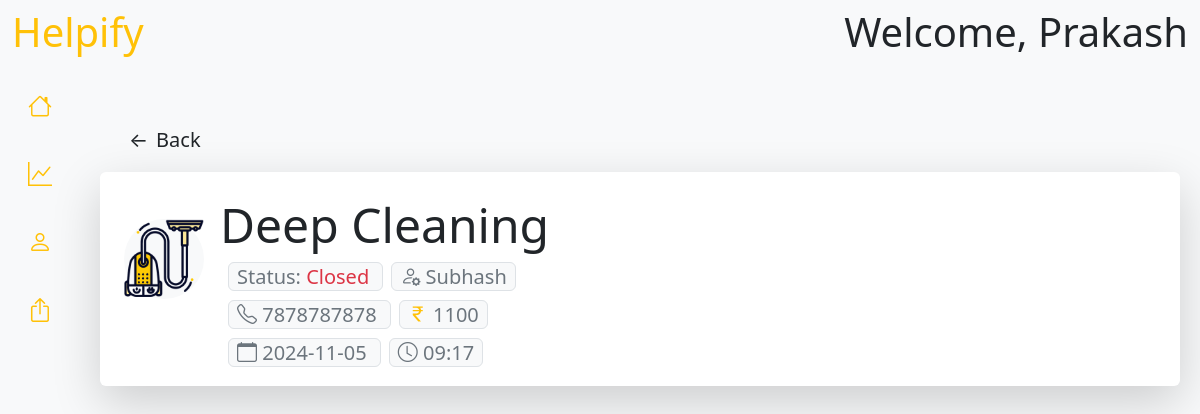
The app's page /dashboard/booking/1 (signed in) with its own data.
### backend/models.py (models this page shows, shortened)
class User(db.Model, UserMixin):
    __tablename__ = "customer"
    id = db.Column(db.Integer, primary_key=True, autoincrement=True)
    name = db.Column(db.String, unique=True)
    address = db.Column(db.String)
    city = db.Column(db.String)
    email = db.Column(db.String, unique=True)
    password = db.Column(db.String)
    phone = db.Column(db.String)
    status=db.Column(db.String)
    sent_booking = db.relationship("Booking", backref="customer")

class ServicePlan(db.Model):
    __tablename__ = "service_plan"
    id = db.Column(db.Integer, primary_key=True, autoincrement=True)
    name = db.Column(db.String, unique=True)
    price = db.Column(db.Integer)
    description = db.Column(db.String)
    planimg=db.Column(db.String)
    tags=db.Column(db.String)
    category_id = db.Column(db.Integer, db.ForeignKey("category.id"), nullable=False)
    professional_id = db.Column(db.Integer, db.ForeignKey("professional.id"), nullable=False)
    bookings = db.relationship("Booking", backref="service_plan")

class Booking(db.Model):
    __tablename__ = "booking"
    id = db.Column(db.Integer, primary_key=True, autoincrement=True)
    date = db.Column(db.String)
    time = db.Column(db.String)
    address = db.Column(db.String)
    status = db.Column(db.String)
    rating = db.Column(db.Integer)
    ratingmessage=db.Column(db.String)
    remark=db.Column(db.String)
    professional_id = db.Column(db.Integer, db.ForeignKey("professional.id"), nullable=False)
    customer_id = db.Column(db.Integer, db.ForeignKey("customer.id"), nullable=False)
    category_id = db.Column(db.Integer, db.ForeignKey("category.id"), nullable=False)
    service_plan_id = db.Column(db.Integer, db.ForeignKey("service_plan.id"), nullable=False)

class Professional(db.Model, UserMixin):
    __tablename__ = 'professional'
    id = db.Column(db.Integer, primary_key=True, autoincrement=True)
    name = db.Column(db.String, unique=True)
    address = db.Column(db.String)
    email = db.Column(db.String, unique=True)
    password = db.Column(db.String)
    experience = db.Column(db.Integer)
    phone = db.Column(db.String)
    city = db.Column(db.String)
    status = db.Column(db.String)
    resume=db.Column(db.String)
    category_id = db.Column(db.Integer, db.ForeignKey("category.id"))
    all_plans = db.relationship("ServicePlan", backref="professional", cascade="all, delete-orphan")
    assigned_booking = db.relationship("Booking", backref="professional", cascade="all, delete-orphan")

### backend/routes.py (the view)
@app.route("/dashboard/booking/<int:id>", methods=["GET", "POST"])
def booking_detail(id):
    if request.method=="GET":
        cu=current_user
        if isinstance(cu,User):
            booking = Booking.query.filter_by(id=id).first()
            return render_template("/customer/Booking-detail.html",booking=booking,cu=current_user)
        elif isinstance(cu,Professional):
            booking = Booking.query.filter_by(id=id).first()
            print(f"this is booking:{booking}")
            return render_template("/ServiceProfessional/Booking-detail.html",booking=booking,cu=current_user)

### templates/Customer/Booking-detail.html (shortened to what this page needs)
{% extends "/Customer/base.html" %}
{% block content %}
    <main class="flex-grow-1" style="margin-left: 80px; padding: 20px;">
        {% if cu.status=="Active" %}
        <div class="pt-4">
            <div class="container">
                <button class="btn btn-outline-white btn-lg d-flex align-items-center gap-2 shadow-none" onclick="history.back()">
                    <span>&larr;</span> Back
                </button>
            </div>
            <div class="card shadow-lg border-0 p-4 mt-2 mb-4">
                <div class="row">
                    <div class="col-md-8 d-flex align-items-center mb-3">
                        <div class="rounded-circle border border-0 bg-light d-flex align-items-center justify-content-center mb-4" style="width: 80px; height: 80px;">
                            <img src="{{booking.service_plan.planimg}}" class="img-fluid" style="max-width: 100%; max-height: 100%;">
                        </div>
                        <div class="ms-3" style="height: 150px;">
                            <h2 class="mb-0 display-5">{{booking.service_plan.name}}</h2>
                            <div class="mt-2">
                                <span class="fs-5 ms-2 border rounded px-2 bg-light text-nowrap text-secondary small">
                                    Status:
                                    <span class="{% if booking.status == 'Active' %}text-success{% elif booking.status == 'Cancelled' %}text-danger{% elif booking.status in ['Requested', 'Done'] %}text-warning{% elif booking.status == 'Closed' %}text-danger{% else %}text-muted{% endif %}">
                                        {{booking.status}}
                                    </span>
                                </span>
                                <span class="fs-5 border rounded px-2 ms-2 bg-light text-nowrap text-secondary small">
                                    <i class="bi bi-person-gear"></i>
                                    {{booking.professional.name}}
                                </span>
                            </div>
                            <div class="mt-2">
                                <span class="fs-5 ms-2 border rounded px-2 bg-light text-nowrap text-secondary small">
                                    <i class="bi bi-telephone"></i>
                                    {{booking.professional.phone}}
                                </span>
                                <span class="fs-5 ms-2 border rounded px-2 bg-light text-nowrap text-secondary small">
                                    <i class="bi bi-currency-rupee text-warning"></i>
                                    {{booking.service_plan.price}}
                                </span>
                            </div>
                            <div class="mt-2">
                                <span class="fs-5 ms-2 border rounded px-2 bg-light text-nowrap text-secondary small">
                                    <i class="bi bi-calendar"></i>
                                    {{booking.date}}
                                </span>
                                <span class="fs-5 ms-2 border rounded px-2 bg-light text-nowrap text-secondary small">
                                    <i class="bi bi-clock"></i>
                                    {{booking.time}}
                                </span>
                            </div>
                        </div>
                    </div>
                    <div class="col d-flex flex-column align-items-center pb-3">
                    </div>
                </div>
            </div>
        </div>
        {% elif cu.status=="Blocked" %}
        <div class="card">
            <div class="card-body">
                <p>Your accoud has been blocked by admin</p>
            </div>
        </div>
        {% endif %}
    </main>
{% endblock %}

### templates/Customer/base.html (shortened to what this page needs)
<!DOCTYPE html>
<html lang="en">
<head>
    <link href="https://cdn.jsdelivr.net/npm/bootstrap@5.3.3/dist/css/bootstrap.min.css" rel="stylesheet">
    <link href="https://cdn.jsdelivr.net/npm/bootstrap-icons/font/bootstrap-icons.css" rel="stylesheet">
</head>
<body class="bg-light">
    <nav class="navbar bg-light navbar-light sticky-top">
        <div class="container-fluid">
            <div class="me-auto">
                <h2 class="display-6 text-warning">Helpify</h2>
            </div>
            <div class="ms-auto">
                <h2 class="display-6">Welcome, {{cu.name}}</h2>
            </div>
        </div>
    </nav>
    <div class="d-flex">
        <div class="vh-100 position-fixed" style="width: 80px;">
            <ul class="nav flex-column text-center">
                <li class="nav-item">
                    <a href="/dashboard" class="nav-link py-3 d-flex justify-content-center align-items-center position-relative"
                    data-bs-toggle="tooltip" data-bs-placement="right" title="Dashboard">
                        <i class="bi bi-house text-warning fs-4" ></i>
                    </a>
                </li>
                <li class="nav-item">
                    <a href="/dashboard/statistics" class="nav-link py-3 d-flex justify-content-center align-items-center position-relative"
                    data-bs-toggle="tooltip" data-bs-placement="right" title="Statistics">
                        <i class="bi bi-graph-up text-warning fs-4"></i>
                    </a>
                </li>
                <li class="nav-item ">
                    <a href="/dashboard/profile-setting" class="nav-link py-3 d-flex justify-content-center align-items-center  position-relative"
                    data-bs-toggle="tooltip" data-bs-placement="right" title="Profile">
                        <i class="bi bi-person text-warning fs-4"></i>
                    </a>
                </li>
                <li class="nav-item ">
                    <a href="/logout" class="nav-link py-3 d-flex justify-content-center align-items-center position-relative"
                    data-bs-toggle="tooltip" data-bs-placement="right" title="Grid">
                        <i class="bi bi-box-arrow-up text-warning fs-4"></i>
                    </a>
                </li>
            </ul>
        </div>
        {% block content %}
        {% endblock %}
    </div>
</body>
</html>

### records on screen
User: name "Prakash"
ServicePlan: service_plan.planimg (picture), service_plan.name "Deep Cleaning", service_plan.price "1100"
Booking: status "Closed", date "2024-11-05", time "09:17"
Professional: professional.name "Subhash", professional.phone "7878787878"
